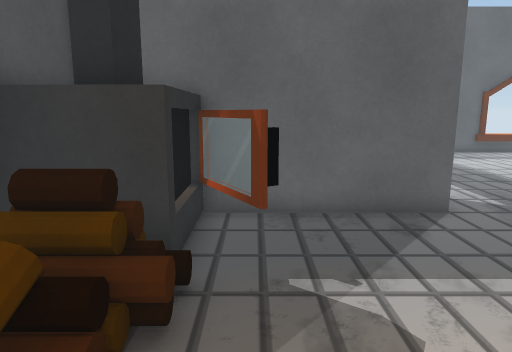
view 1 (above)

20 first-person views from a walk through a scene from a Unity 3-D project. The camera is 1.3 m above the floor, tilts 10° down and sees 70° across. The floor is counted in squares, 0.5 m on a side. Each view is taken from the middle of a square. On the plan, view 1 faces up. The plan holds only what a view shows up to about 20 squares ahead; the rest is blank.

view 2
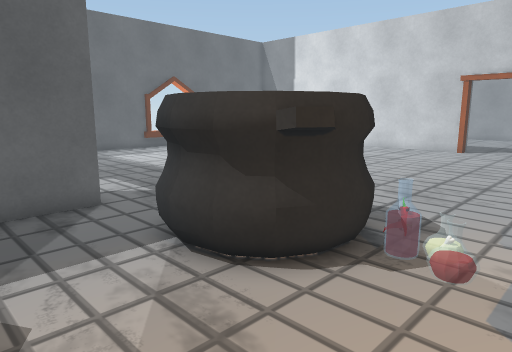

view 3
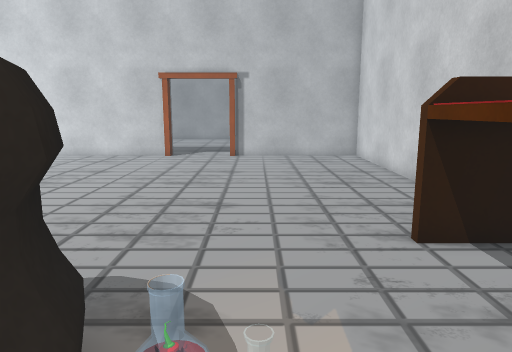

view 4
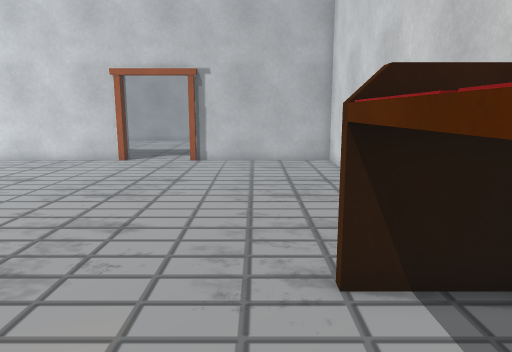

view 5
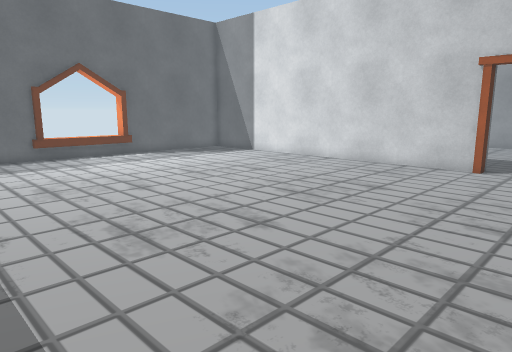

view 6
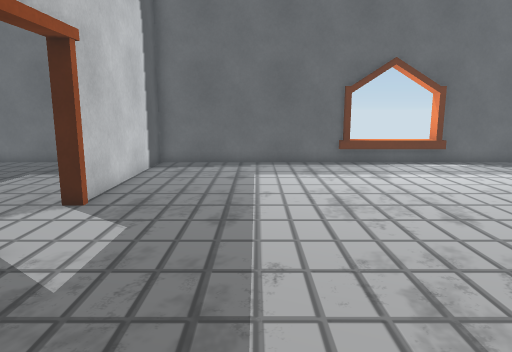

view 7
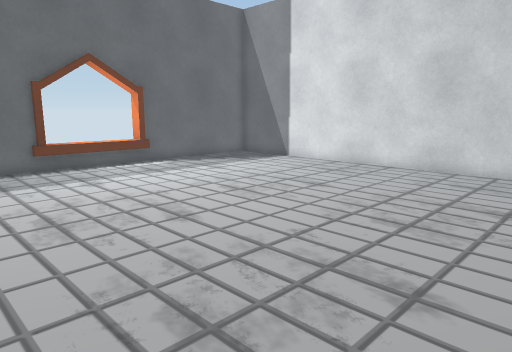

view 8
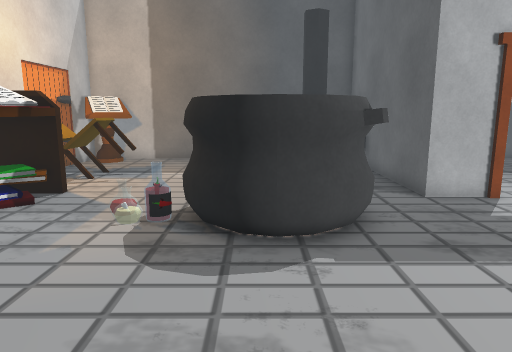

view 9
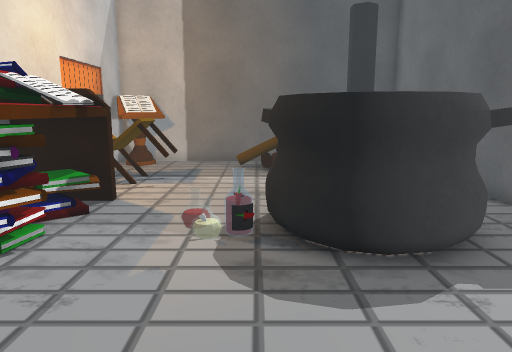

view 10
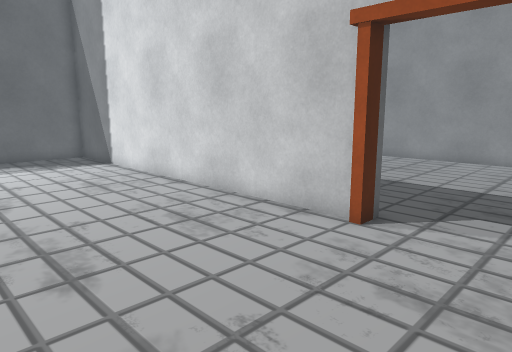

view 11
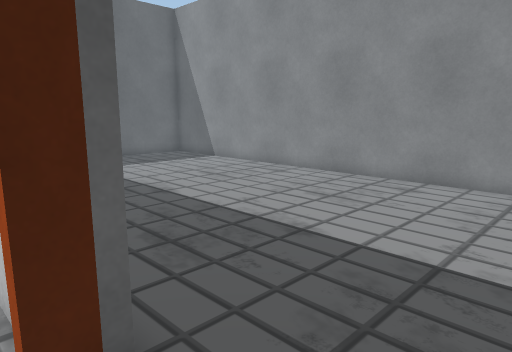

view 12
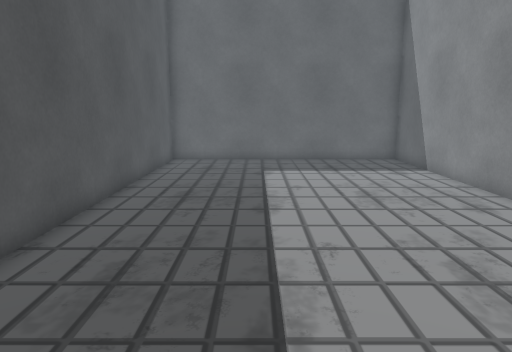

view 13
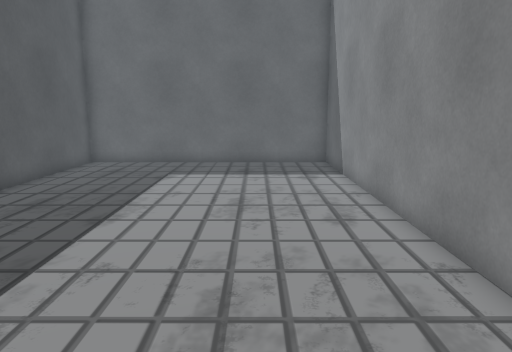

view 14
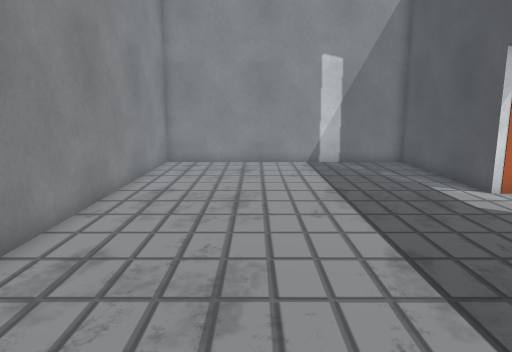

view 15
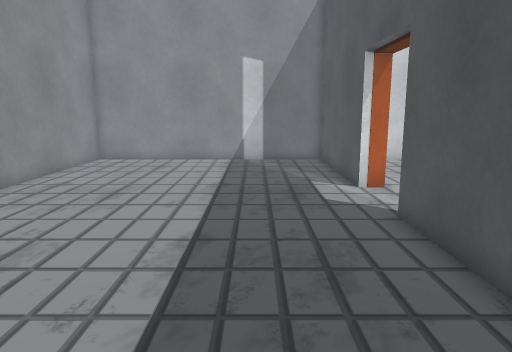

view 16
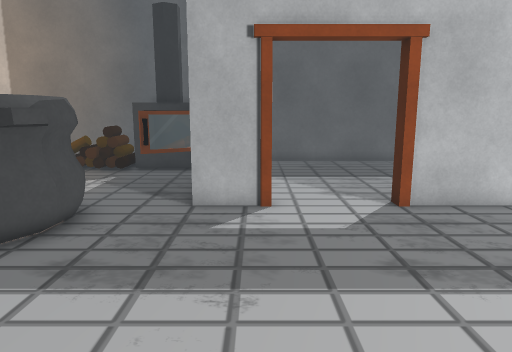

view 17
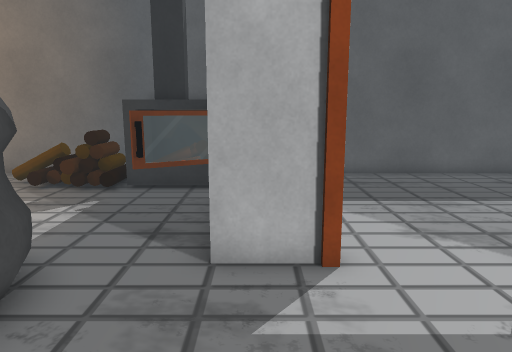

view 18
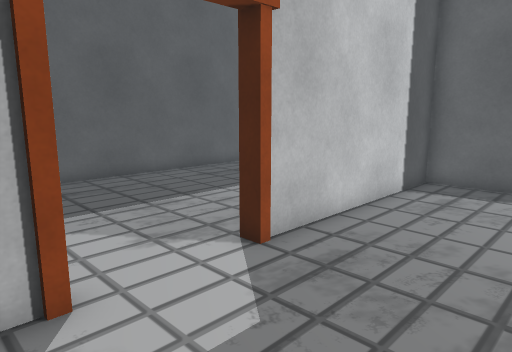

view 19
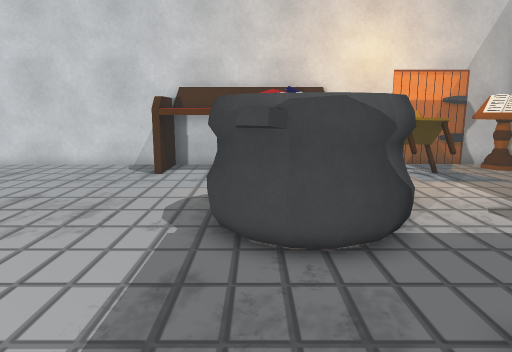

view 20
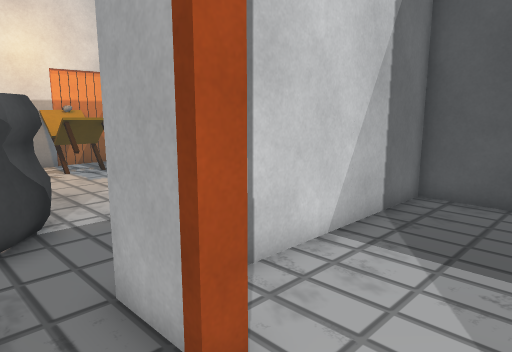

### Floor plan
Key: @ floor where view 1 was taken; # wall or solid block; x gap in a wall; . main floor; : floor 0.25 m higher than the main floor; = window, fence, low wall or low ledge; ^ raised ledge; F fireplace; C cauldron; O other object.
Columns run from 5 left of view 1 to 40 right of it. Each row starts with its distance up from view 1.
 25                      ====
 24  #####    ##########x ^ x#####################
 23  #....    #.....................#............#
 22  #.....   #.....................#............#
 21  #.....   #.....................#............#
 20  #......  #.....................#............#
 19  #......  #.....................#............#
 18  #....... #.....................#............#
 17  #....... #.....................#............#
 16  #........#.....................#............#
 15  #........#.....................#............#
 14  #..............................#............#
 13  #..............................#............#
 12  #..............................#............#
 11 ##........#.....................#............#
 10 ###########.....................#............#
  9 #FFF#######.....................#............#
  8 #FFFF...........................#............#
  7 #FFFFF.....CCC..................#............#
  6 #FFFFF....CCCCC.................#............#
  5 # OOO.....C   C..............................#
  4 #  OO.....C  CC..............................#
  3  # O......CCCCC..............................#
  2  #.........CCC..................#............#
  1  #..........:...................#............#
  0  #...@..........................#............#
 -1 ##...=.=........................#............#
 -2 # ....^..OOOOOOOOO..............#............#
 -3 #OO..^ ^.O       O..............#............#
 -4 #OOO.^^^.O       O..............#............#
 -5 ###########    ###############################

Where each view was taken, in squares from view 1:
view 1: 0 up, 0 right, facing up
view 2: 1 down, 1 right, facing up-right
view 3: 1 up, 5 right, facing right
view 4: 1 down, 7 right, facing right
view 5: 2 up, 9 right, facing up-right
view 6: 5 up, 10 right, facing up
view 7: 6 up, 10 right, facing up-right
view 8: 4 up, 16 right, facing left
view 9: 2 up, 15 right, facing left
view 10: 2 up, 19 right, facing up-right
view 11: 3 up, 26 right, facing up-right
view 12: 4 up, 32 right, facing up
view 13: 5 up, 36 right, facing up
view 14: 14 up, 35 right, facing down
view 15: 15 up, 31 right, facing down
view 16: 11 up, 15 right, facing left
view 17: 10 up, 11 right, facing left
view 18: 10 up, 10 right, facing up-left
view 19: 13 up, 8 right, facing down
view 20: 14 up, 7 right, facing down-left
